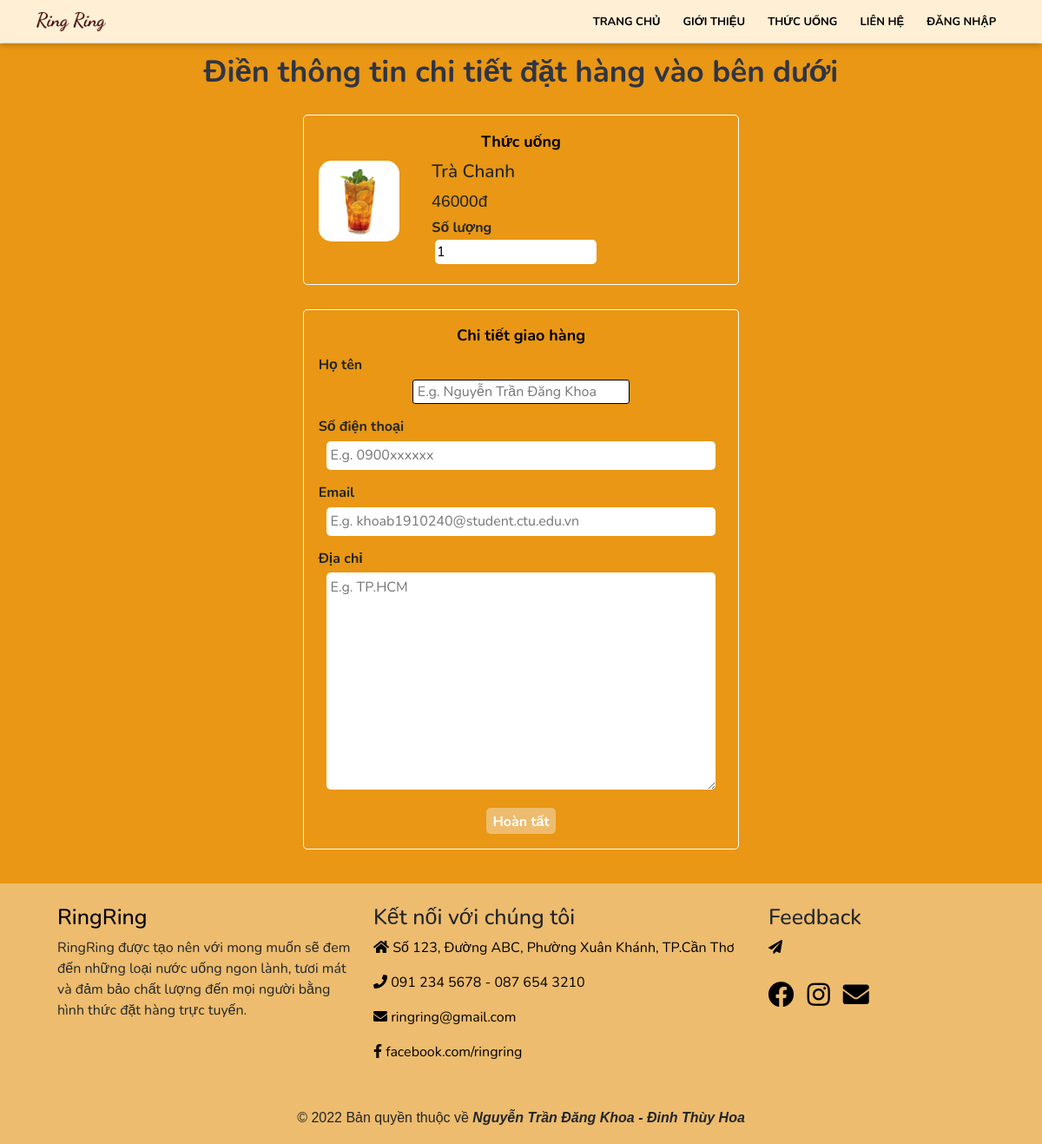
The page /order.php?id=12 on the database its author committed.
### tables this page shows
CREATE TABLE `thucuong` (
  `id` int(10) UNSIGNED NOT NULL,
  `tieude` varchar(100) NOT NULL,
  `mota` varchar(100) NOT NULL,
  `gia` float NOT NULL,
  `hinhanh` varchar(100) DEFAULT NULL,
  `noibat` varchar(10) NOT NULL,
  `active` varchar(10) NOT NULL
);

### order.php (the view, shortened to what this page needs)
<?php include('header.php') ;
    if(isset($_GET['id'])){
        $id =$_GET['id'];
        $sql ="SELECT * FROM thucuong where id=$id";
        $res = mysqli_query($conn,$sql);
        $count=mysqli_num_rows($res);
        if($count==1){
            $rows = mysqli_fetch_assoc($res);
            $tieude = $rows['tieude'];
            $gia = $rows['gia'];
            $hinhanh = $rows['hinhanh'];
        }
    }
?>
    <main>
        <section class="drink-search text-center" style=" background-color: #e99714;">
            <div class="container">
                <h2 class="text-center">Điền thông tin chi tiết đặt hàng vào bên dưới</h2>
                <form class="order" method="POST">
                    <fieldset>
                        <legend>Thức uống</legend>
                        <div class="drink-menu-img">
                            <img src="images/drink/<?php echo $hinhanh;?>"
                                class="img-responsive img-curve">
                        </div>
                        <div class="drink-menu-desc">
                            <h3 class="text-left"><?php echo $tieude; ?></h3>
                            <p class="drink-price text-left"><?php echo $gia; ?>đ</p>
                            <div class="order-label text-left">Số lượng</div>
                            <input type="number" name="soluong" class="input-responsive" value="1" required min=1>
                        </div>
                    </fieldset>
                    <fieldset>
                        <legend>Chi tiết giao hàng</legend>
                        <div class="order-label  text-left">Họ tên</div>
                        <input type="text" name="tenkhachhang" placeholder="E.g. Nguyễn Trần Đăng Khoa"
                            class="input-responsive" required>
                        <div class="order-label  text-left">Số điện thoại</div>
                        <input type="number" name="sdtkhachhang" placeholder="E.g. 0900xxxxxx" class="input-responsive" required min=1 >
                        <div class="order-label text-left">Email</div>
                        <input type="email" name="emailkhachhang" placeholder="E.g. khoab1910240@student.ctu.edu.vn"
                            class="input-responsive" required>
                        <div class="order-label text-left">Địa chỉ</div>
                        <textarea name="diachikhachhang" rows="10" placeholder="E.g. TP.HCM"
                            class="input-responsive" required></textarea>
                        <input type="submit" name="dathang" value="Hoàn tất" class="btn btn-primary" style="font-weight: bold;">
                    </fieldset>
                </form>
            </div>
        </section>
    </main>
    <?php include('footer.php') ?>

### css/style.css (style rules this page uses)
* { margin: 0 0; padding: 0 0; font-family: Arial, Helvetica, sans-serif; }
.container { padding: 1%; }
section h2 { font-size: 35px; font-weight: 700; font-family: 'Nunito', sans-serif; }
main { margin-top: 50px; }
.img-responsive { width: 100%; }
.img-curve { border-radius: 15px; }
.text-left { text-align: left; }
.text-center { text-align: center; }
.btn { padding: 1%; font-size: 1rem; border: none; border-radius: 5px; }
.btn-primary { background-color: #ff4d4d; color: white; cursor: pointer; }
h2 { color: #2f3542; font-size: 1.9rem; margin-bottom: 2%; }
h3 { font-size: 1.3rem; }
fieldset { border: 1px solid white; margin: 5%; padding: 3%; border-radius: 5px; }
legend { color: black; font-size: large; font-weight: bold; }
.drink-search input[type='text'] { width: 250px; height: 28px; border: 1px solid #000; border-radius: 3px; font-family: 'Nunito', sans-serif; }
.drink-search input[type='submit'] { height: 30px; width: 80px; background-color: #edbc6e; border: 0px solid #edbc6e; border-radius: 5px; font-family: 'Nunito', sans-serif; }
.drink-menu-img { width: 20%; float: left; }
.drink-menu-desc { float: left; margin-left: 8%; }
.drink-price { font-size: 1.2rem; margin: 2% 0; }
.order { width: 50%; margin: 0 auto; }
.order legend, .order h3, .order-label, .order input, .order textarea { font-family: 'Nunito', sans-serif; }
.input-responsive { width: 96%; padding: 1%; margin-bottom: 3%; border: none; border-radius: 5px; font-size: 1rem; }
.order-label { margin-bottom: 1%; font-weight: bold; }

### rows shown on the page
thucuong: hinhanh (picture), tieude "Trà Chanh", gia "46000"
